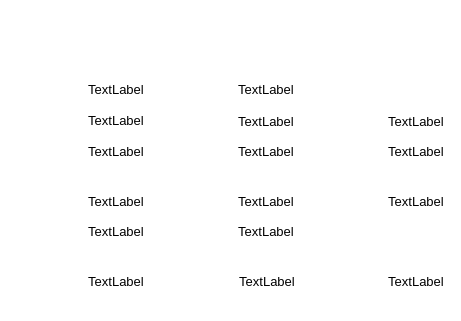
  <widget class="QFrame" name="frame_2">
   <property name="geometry">
    <rect>
     <x>10</x>
     <y>480</y>
     <width>461</width>
     <height>321</height>
    </rect>
   </property>
   <property name="styleSheet">
    <string notr="true">background: transparent; 
background-image: url(:/pic/blue_bg.png);
border:0px</string>
   </property>
   <property name="frameShape">
    <enum>QFrame::StyledPanel</enum>
   </property>
   <property name="frameShadow">
    <enum>QFrame::Raised</enum>
   </property>
   <widget class="QLabel" name="label_64">
    <property name="geometry">
     <rect>
      <x>8</x>
      <y>190</y>
      <width>72</width>
      <height>22</height>
     </rect>
    </property>
    <property name="font">
     <font>
      <pointsize>10</pointsize>
     </font>
    </property>
    <property name="styleSheet">
     <string notr="true">color: rgb(255, 255, 255);
background-image: url(:/pic/field_bg.png);</string>
    </property>
    <property name="text">
     <string>螺旋速度</string>
    </property>
    <property name="alignment">
     <set>Qt::AlignCenter</set>
    </property>
   </widget>
   <widget class="QLabel" name="ING_SPIRAL_RATE_label">
    <property name="geometry">
     <rect>
      <x>80</x>
      <y>190</y>
      <width>72</width>
      <height>22</height>
     </rect>
    </property>
    <property name="font">
     <font>
      <pointsize>10</pointsize>
     </font>
    </property>
    <property name="styleSheet">
     <string notr="true">background-image: url(:/pic/white_bg.png);</string>
    </property>
    <property name="text">
     <string>TextLabel</string>
    </property>
    <property name="alignment">
     <set>Qt::AlignCenter</set>
    </property>
   </widget>
   <widget class="QLabel" name="label_76">
    <property name="geometry">
     <rect>
      <x>20</x>
      <y>20</y>
      <width>106</width>
      <height>26</height>
     </rect>
    </property>
    <property name="font">
     <font>
      <pointsize>15</pointsize>
     </font>
    </property>
    <property name="layoutDirection">
     <enum>Qt::LeftToRight</enum>
    </property>
    <property name="styleSheet">
     <string notr="true">color: rgb(255, 255, 255);
background-image: url(:/pic/smalltitle.png);</string>
    </property>
    <property name="text">
     <string>辅料料仓</string>
    </property>
    <property name="alignment">
     <set>Qt::AlignCenter</set>
    </property>
   </widget>
   <widget class="QLabel" name="label_92">
    <property name="geometry">
     <rect>
      <x>8</x>
      <y>78</y>
      <width>72</width>
      <height>22</height>
     </rect>
    </property>
    <property name="font">
     <font>
      <pointsize>10</pointsize>
     </font>
    </property>
    <property name="styleSheet">
     <string notr="true">color: rgb(255, 255, 255);
background-image: url(:/pic/field_bg.png);</string>
    </property>
    <property name="text">
     <string>当前重量</string>
    </property>
    <property name="alignment">
     <set>Qt::AlignCenter</set>
    </property>
   </widget>
   <widget class="QLabel" name="ING_BIN_CURRENT_WEIGHT_label">
    <property name="geometry">
     <rect>
      <x>80</x>
      <y>78</y>
      <width>72</width>
      <height>22</height>
     </rect>
    </property>
    <property name="font">
     <font>
      <pointsize>10</pointsize>
     </font>
    </property>
    <property name="styleSheet">
     <string notr="true">background-image: url(:/pic/white_bg.png);</string>
    </property>
    <property name="text">
     <string>TextLabel</string>
    </property>
    <property name="alignment">
     <set>Qt::AlignCenter</set>
    </property>
   </widget>
   <widget class="QLabel" name="label_79">
    <property name="geometry">
     <rect>
      <x>173</x>
      <y>20</y>
      <width>106</width>
      <height>26</height>
     </rect>
    </property>
    <property name="font">
     <font>
      <pointsize>15</pointsize>
     </font>
    </property>
    <property name="layoutDirection">
     <enum>Qt::LeftToRight</enum>
    </property>
    <property name="styleSheet">
     <string notr="true">color: rgb(255, 255, 255);
background-image: url(:/pic/smalltitle.png);</string>
    </property>
    <property name="text">
     <string>返混料仓</string>
    </property>
    <property name="alignment">
     <set>Qt::AlignCenter</set>
    </property>
   </widget>
   <widget class="QLabel" name="BM_SPIRAL_RATE_label">
    <property name="geometry">
     <rect>
      <x>230</x>
      <y>190</y>
      <width>72</width>
      <height>22</height>
     </rect>
    </property>
    <property name="font">
     <font>
      <pointsize>10</pointsize>
     </font>
    </property>
    <property name="styleSheet">
     <string notr="true">background-image: url(:/pic/white_bg.png);</string>
    </property>
    <property name="text">
     <string>TextLabel</string>
    </property>
    <property name="alignment">
     <set>Qt::AlignCenter</set>
    </property>
   </widget>
   <widget class="QLabel" name="label_81">
    <property name="geometry">
     <rect>
      <x>158</x>
      <y>190</y>
      <width>72</width>
      <height>22</height>
     </rect>
    </property>
    <property name="font">
     <font>
      <pointsize>10</pointsize>
     </font>
    </property>
    <property name="styleSheet">
     <string notr="true">color: rgb(255, 255, 255);
background-image: url(:/pic/field_bg.png);</string>
    </property>
    <property name="text">
     <string>螺旋速度</string>
    </property>
    <property name="alignment">
     <set>Qt::AlignCenter</set>
    </property>
   </widget>
   <widget class="QLabel" name="label_93">
    <property name="geometry">
     <rect>
      <x>158</x>
      <y>78</y>
      <width>80</width>
      <height>22</height>
     </rect>
    </property>
    <property name="font">
     <font>
      <pointsize>10</pointsize>
     </font>
    </property>
    <property name="styleSheet">
     <string notr="true">color: rgb(255, 255, 255);
background-image: url(:/pic/field_bg.png);</string>
    </property>
    <property name="text">
     <string>当前重量</string>
    </property>
    <property name="alignment">
     <set>Qt::AlignCenter</set>
    </property>
   </widget>
   <widget class="QLabel" name="BM_BIN_CURRENT_WEIGHT_label">
    <property name="geometry">
     <rect>
      <x>230</x>
      <y>78</y>
      <width>72</width>
      <height>22</height>
     </rect>
    </property>
    <property name="font">
     <font>
      <pointsize>10</pointsize>
     </font>
    </property>
    <property name="styleSheet">
     <string notr="true">background-image: url(:/pic/white_bg.png);</string>
    </property>
    <property name="text">
     <string>TextLabel</string>
    </property>
    <property name="alignment">
     <set>Qt::AlignCenter</set>
    </property>
   </widget>
   <widget class="QLabel" name="label_83">
    <property name="geometry">
     <rect>
      <x>324</x>
      <y>20</y>
      <width>106</width>
      <height>26</height>
     </rect>
    </property>
    <property name="font">
     <font>
      <pointsize>15</pointsize>
     </font>
    </property>
    <property name="layoutDirection">
     <enum>Qt::LeftToRight</enum>
    </property>
    <property name="styleSheet">
     <string notr="true">color: rgb(255, 255, 255);
background-image: url(:/pic/smalltitle.png);</string>
    </property>
    <property name="text">
     <string>污泥仓</string>
    </property>
    <property name="alignment">
     <set>Qt::AlignCenter</set>
    </property>
   </widget>
   <widget class="QLabel" name="label_94">
    <property name="geometry">
     <rect>
      <x>8</x>
      <y>109</y>
      <width>72</width>
      <height>22</height>
     </rect>
    </property>
    <property name="font">
     <font>
      <pointsize>10</pointsize>
     </font>
    </property>
    <property name="styleSheet">
     <string notr="true">color: rgb(255, 255, 255);
background-image: url(:/pic/field_bg.png);</string>
    </property>
    <property name="text">
     <string>出料量</string>
    </property>
    <property name="alignment">
     <set>Qt::AlignCenter</set>
    </property>
   </widget>
   <widget class="QLabel" name="ING_BIN_OUTPUT_WEIGHT_label">
    <property name="geometry">
     <rect>
      <x>80</x>
      <y>109</y>
      <width>72</width>
      <height>22</height>
     </rect>
    </property>
    <property name="font">
     <font>
      <pointsize>10</pointsize>
     </font>
    </property>
    <property name="styleSheet">
     <string notr="true">background-image: url(:/pic/white_bg.png);</string>
    </property>
    <property name="text">
     <string>TextLabel</string>
    </property>
    <property name="alignment">
     <set>Qt::AlignCenter</set>
    </property>
   </widget>
   <widget class="QLabel" name="ING_BIN_OUTPUT_RATE_label">
    <property name="geometry">
     <rect>
      <x>80</x>
      <y>140</y>
      <width>72</width>
      <height>22</height>
     </rect>
    </property>
    <property name="font">
     <font>
      <pointsize>10</pointsize>
     </font>
    </property>
    <property name="styleSheet">
     <string notr="true">background-image: url(:/pic/white_bg.png);</string>
    </property>
    <property name="text">
     <string>TextLabel</string>
    </property>
    <property name="alignment">
     <set>Qt::AlignCenter</set>
    </property>
   </widget>
   <widget class="QLabel" name="label_95">
    <property name="geometry">
     <rect>
      <x>8</x>
      <y>140</y>
      <width>72</width>
      <height>22</height>
     </rect>
    </property>
    <property name="font">
     <font>
      <pointsize>10</pointsize>
     </font>
    </property>
    <property name="styleSheet">
     <string notr="true">color: rgb(255, 255, 255);
background-image: url(:/pic/field_bg.png);</string>
    </property>
    <property name="text">
     <string>出料速度</string>
    </property>
    <property name="alignment">
     <set>Qt::AlignCenter</set>
    </property>
   </widget>
   <widget class="QLabel" name="label_96">
    <property name="geometry">
     <rect>
      <x>158</x>
      <y>140</y>
      <width>72</width>
      <height>22</height>
     </rect>
    </property>
    <property name="font">
     <font>
      <pointsize>10</pointsize>
     </font>
    </property>
    <property name="styleSheet">
     <string notr="true">color: rgb(255, 255, 255);
background-image: url(:/pic/field_bg.png);</string>
    </property>
    <property name="text">
     <string>出料速度</string>
    </property>
    <property name="alignment">
     <set>Qt::AlignCenter</set>
    </property>
   </widget>
   <widget class="QLabel" name="BM_BIN_OUTPUT_WEIGHT_label">
    <property name="geometry">
     <rect>
      <x>230</x>
      <y>110</y>
      <width>72</width>
      <height>22</height>
     </rect>
    </property>
    <property name="font">
     <font>
      <pointsize>10</pointsize>
     </font>
    </property>
    <property name="styleSheet">
     <string notr="true">background-image: url(:/pic/white_bg.png);</string>
    </property>
    <property name="text">
     <string>TextLabel</string>
    </property>
    <property name="alignment">
     <set>Qt::AlignCenter</set>
    </property>
   </widget>
   <widget class="QLabel" name="label_97">
    <property name="geometry">
     <rect>
      <x>158</x>
      <y>110</y>
      <width>72</width>
      <height>22</height>
     </rect>
    </property>
    <property name="font">
     <font>
      <pointsize>10</pointsize>
     </font>
    </property>
    <property name="styleSheet">
     <string notr="true">color: rgb(255, 255, 255);
background-image: url(:/pic/field_bg.png);</string>
    </property>
    <property name="text">
     <string>出料量</string>
    </property>
    <property name="alignment">
     <set>Qt::AlignCenter</set>
    </property>
   </widget>
   <widget class="QLabel" name="BM_BIN_OUTPUT_RATE_label">
    <property name="geometry">
     <rect>
      <x>230</x>
      <y>140</y>
      <width>72</width>
      <height>22</height>
     </rect>
    </property>
    <property name="font">
     <font>
      <pointsize>10</pointsize>
     </font>
    </property>
    <property name="styleSheet">
     <string notr="true">background-image: url(:/pic/white_bg.png);</string>
    </property>
    <property name="text">
     <string>TextLabel</string>
    </property>
    <property name="alignment">
     <set>Qt::AlignCenter</set>
    </property>
   </widget>
   <widget class="QLabel" name="label_123">
    <property name="geometry">
     <rect>
      <x>8</x>
      <y>220</y>
      <width>72</width>
      <height>22</height>
     </rect>
    </property>
    <property name="font">
     <font>
      <pointsize>10</pointsize>
     </font>
    </property>
    <property name="styleSheet">
     <string notr="true">color: rgb(255, 255, 255);
background-image: url(:/pic/field_bg.png);</string>
    </property>
    <property name="text">
     <string>转盘速度</string>
    </property>
    <property name="alignment">
     <set>Qt::AlignCenter</set>
    </property>
   </widget>
   <widget class="QLabel" name="ING_WHEEL_RATE_label">
    <property name="geometry">
     <rect>
      <x>80</x>
      <y>220</y>
      <width>72</width>
      <height>22</height>
     </rect>
    </property>
    <property name="font">
     <font>
      <pointsize>10</pointsize>
     </font>
    </property>
    <property name="styleSheet">
     <string notr="true">background-image: url(:/pic/white_bg.png);</string>
    </property>
    <property name="text">
     <string>TextLabel</string>
    </property>
    <property name="alignment">
     <set>Qt::AlignCenter</set>
    </property>
   </widget>
   <widget class="QLabel" name="label_124">
    <property name="geometry">
     <rect>
      <x>8</x>
      <y>270</y>
      <width>72</width>
      <height>22</height>
     </rect>
    </property>
    <property name="font">
     <font>
      <pointsize>10</pointsize>
     </font>
    </property>
    <property name="styleSheet">
     <string notr="true">color: rgb(255, 255, 255);
background-image: url(:/pic/field_bg.png);</string>
    </property>
    <property name="text">
     <string>给定速度</string>
    </property>
    <property name="alignment">
     <set>Qt::AlignCenter</set>
    </property>
   </widget>
   <widget class="QLabel" name="ING_SPIRAL_RATE_SETTING_label">
    <property name="geometry">
     <rect>
      <x>80</x>
      <y>270</y>
      <width>72</width>
      <height>22</height>
     </rect>
    </property>
    <property name="font">
     <font>
      <pointsize>10</pointsize>
     </font>
    </property>
    <property name="styleSheet">
     <string notr="true">background-image: url(:/pic/white_bg.png);</string>
    </property>
    <property name="text">
     <string>TextLabel</string>
    </property>
    <property name="alignment">
     <set>Qt::AlignCenter</set>
    </property>
   </widget>
   <widget class="QLabel" name="BM_SPIRAL_RATE_SETTING_label">
    <property name="geometry">
     <rect>
      <x>231</x>
      <y>270</y>
      <width>72</width>
      <height>22</height>
     </rect>
    </property>
    <property name="font">
     <font>
      <pointsize>10</pointsize>
     </font>
    </property>
    <property name="styleSheet">
     <string notr="true">background-image: url(:/pic/white_bg.png);</string>
    </property>
    <property name="text">
     <string>TextLabel</string>
    </property>
    <property name="alignment">
     <set>Qt::AlignCenter</set>
    </property>
   </widget>
   <widget class="QLabel" name="label_125">
    <property name="geometry">
     <rect>
      <x>159</x>
      <y>270</y>
      <width>72</width>
      <height>22</height>
     </rect>
    </property>
    <property name="font">
     <font>
      <pointsize>10</pointsize>
     </font>
    </property>
    <property name="styleSheet">
     <string notr="true">color: rgb(255, 255, 255);
background-image: url(:/pic/field_bg.png);</string>
    </property>
    <property name="text">
     <string>给定速度</string>
    </property>
    <property name="alignment">
     <set>Qt::AlignCenter</set>
    </property>
   </widget>
   <widget class="QLabel" name="label_126">
    <property name="geometry">
     <rect>
      <x>158</x>
      <y>220</y>
      <width>72</width>
      <height>22</height>
     </rect>
    </property>
    <property name="font">
     <font>
      <pointsize>10</pointsize>
     </font>
    </property>
    <property name="styleSheet">
     <string notr="true">color: rgb(255, 255, 255);
background-image: url(:/pic/field_bg.png);</string>
    </property>
    <property name="text">
     <string>转盘速度</string>
    </property>
    <property name="alignment">
     <set>Qt::AlignCenter</set>
    </property>
   </widget>
   <widget class="QLabel" name="BM_WHEEL_RATE_label">
    <property name="geometry">
     <rect>
      <x>230</x>
      <y>220</y>
      <width>72</width>
      <height>22</height>
     </rect>
    </property>
    <property name="font">
     <font>
      <pointsize>10</pointsize>
     </font>
    </property>
    <property name="styleSheet">
     <string notr="true">background-image: url(:/pic/white_bg.png);</string>
    </property>
    <property name="text">
     <string>TextLabel</string>
    </property>
    <property name="alignment">
     <set>Qt::AlignCenter</set>
    </property>
   </widget>
   <widget class="QLabel" name="label_152">
    <property name="geometry">
     <rect>
      <x>308</x>
      <y>140</y>
      <width>72</width>
      <height>22</height>
     </rect>
    </property>
    <property name="font">
     <font>
      <pointsize>10</pointsize>
     </font>
    </property>
    <property name="styleSheet">
     <string notr="true">color: rgb(255, 255, 255);
background-image: url(:/pic/field_bg.png);</string>
    </property>
    <property name="text">
     <string>出料速度</string>
    </property>
    <property name="alignment">
     <set>Qt::AlignCenter</set>
    </property>
   </widget>
   <widget class="QLabel" name="SLUG_BIN_1_OUTPUT_WEIGHT_label">
    <property name="geometry">
     <rect>
      <x>380</x>
      <y>110</y>
      <width>72</width>
      <height>22</height>
     </rect>
    </property>
    <property name="font">
     <font>
      <pointsize>10</pointsize>
     </font>
    </property>
    <property name="styleSheet">
     <string notr="true">background-image: url(:/pic/white_bg.png);</string>
    </property>
    <property name="text">
     <string>TextLabel</string>
    </property>
    <property name="alignment">
     <set>Qt::AlignCenter</set>
    </property>
   </widget>
   <widget class="QLabel" name="label_153">
    <property name="geometry">
     <rect>
      <x>308</x>
      <y>110</y>
      <width>72</width>
      <height>22</height>
     </rect>
    </property>
    <property name="font">
     <font>
      <pointsize>10</pointsize>
     </font>
    </property>
    <property name="styleSheet">
     <string notr="true">color: rgb(255, 255, 255);
background-image: url(:/pic/field_bg.png);</string>
    </property>
    <property name="text">
     <string>出料量</string>
    </property>
    <property name="alignment">
     <set>Qt::AlignCenter</set>
    </property>
   </widget>
   <widget class="QLabel" name="SLUG_BIN_1_CURRENT_RATE_label">
    <property name="geometry">
     <rect>
      <x>380</x>
      <y>140</y>
      <width>72</width>
      <height>22</height>
     </rect>
    </property>
    <property name="font">
     <font>
      <pointsize>10</pointsize>
     </font>
    </property>
    <property name="styleSheet">
     <string notr="true">background-image: url(:/pic/white_bg.png);</string>
    </property>
    <property name="text">
     <string>TextLabel</string>
    </property>
    <property name="alignment">
     <set>Qt::AlignCenter</set>
    </property>
   </widget>
   <widget class="QLabel" name="label_127">
    <property name="geometry">
     <rect>
      <x>308</x>
      <y>270</y>
      <width>72</width>
      <height>22</height>
     </rect>
    </property>
    <property name="font">
     <font>
      <pointsize>10</pointsize>
     </font>
    </property>
    <property name="styleSheet">
     <string notr="true">color: rgb(255, 255, 255);
background-image: url(:/pic/field_bg.png);</string>
    </property>
    <property name="text">
     <string>给定速度</string>
    </property>
    <property name="alignment">
     <set>Qt::AlignCenter</set>
    </property>
   </widget>
   <widget class="QLabel" name="CM_RATE_SETTING_label">
    <property name="geometry">
     <rect>
      <x>380</x>
      <y>270</y>
      <width>72</width>
      <height>22</height>
     </rect>
    </property>
    <property name="font">
     <font>
      <pointsize>10</pointsize>
     </font>
    </property>
    <property name="styleSheet">
     <string notr="true">background-image: url(:/pic/white_bg.png);</string>
    </property>
    <property name="text">
     <string>TextLabel</string>
    </property>
    <property name="alignment">
     <set>Qt::AlignCenter</set>
    </property>
   </widget>
   <widget class="QLabel" name="MIXER_SPIRAL_RATE_label">
    <property name="geometry">
     <rect>
      <x>380</x>
      <y>190</y>
      <width>72</width>
      <height>22</height>
     </rect>
    </property>
    <property name="font">
     <font>
      <pointsize>10</pointsize>
     </font>
    </property>
    <property name="styleSheet">
     <string notr="true">background-image: url(:/pic/white_bg.png);</string>
    </property>
    <property name="text">
     <string>TextLabel</string>
    </property>
    <property name="alignment">
     <set>Qt::AlignCenter</set>
    </property>
   </widget>
   <widget class="QLabel" name="label_154">
    <property name="geometry">
     <rect>
      <x>308</x>
      <y>190</y>
      <width>72</width>
      <height>22</height>
     </rect>
    </property>
    <property name="font">
     <font>
      <pointsize>10</pointsize>
     </font>
    </property>
    <property name="styleSheet">
     <string notr="true">color: rgb(255, 255, 255);
background-image: url(:/pic/field_bg.png);</string>
    </property>
    <property name="text">
     <string>混料机速度</string>
    </property>
    <property name="alignment">
     <set>Qt::AlignCenter</set>
    </property>
   </widget>
  </widget>
